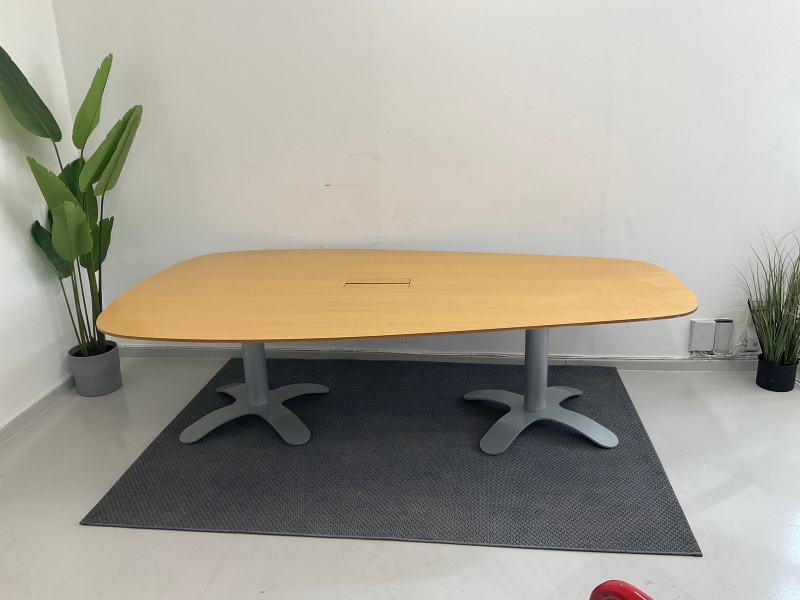
#> input picture Resources/konferansebord.jpg, 1600 x 1200 px (shown at 1/2 size)
$ python chapter6.py
#> lines starting #> are read from the running program, lines starting #| are printed output that depends on the picture
import cv2

import numpy as np

"""
    It takes an array of images, and stacks them horizontally and vertically to create a single image

    :param scale: This is the scale at which we want to resize the images
    :param imgArray: This is the array of images that we want to stack
    :return: the stacked images.

"""

def stackImages(scale, imgArray):

    # Getting the number of rows in the array.
    rows = len(imgArray)

    # Getting the number of columns in the array.
    cols = len(imgArray[0])

    # It checks if the first element in the array is a list.
    rowsAvailable = isinstance(imgArray[0], list)

    # Getting the width of the first image in the array.
    width = imgArray[0][0].shape[1]

    # Getting the height of the first image in the array.
    height = imgArray[0][0].shape[0]

    # Checking if the first element in the array is a list.
    if rowsAvailable:

        # Looping through the rows in the array.
        for x in range(0, rows):

            # Looping through the columns in the array.
            for y in range(0, cols):

                # It checks if the shape of the image is the same as the shape of the first image in
                # the array.
                if imgArray[x][y].shape[:2] == imgArray[0][0].shape[:2]:

                    # It resizes the image to the width and height of the first image in the array.
                    imgArray[x][y] = cv2.resize(imgArray[x][y], (0, 0), None, scale, scale)

                else:
                    # It resizes the image to the width and height of the first image in the array.
                    imgArray[x][y] = cv2.resize(imgArray[x][y], (imgArray[0][0].shape[1], imgArray[0][0].shape[0]),
                                                None, scale, scale)

                # It checks if the image is a grayscale image, and if it is, it converts it to a BGR
                # image.
                if len(imgArray[x][y].shape) == 2:
                    imgArray[x][y] = cv2.cvtColor(imgArray[x][y], cv2.COLOR_GRAY2BGR)

        # It creates a blank image with the same width and height as the first image in the array.
        imageBlank = np.zeros((height, width, 3), np.uint8)

        # It creates a list with the same number of elements as the number of rows in the array.
        hor = [imageBlank] * rows

        # Looping through the rows in the array, and stacking the images horizontally.
        for x in range(0, rows):
            hor[x] = np.hstack(imgArray[x])

        # It stacks the images vertically.
        ver = np.vstack(hor)

    else:
        for x in range(0, rows):

           # It checks if the shape of the image is the same as the shape of the first image in the
           # array.
            if imgArray[x].shape[:2] == imgArray[0].shape[:2]:

                # It resizes the image to the width and height of the first image in the array.
                imgArray[x] = cv2.resize(imgArray[x], (0, 0), None, scale, scale)

            else:
                # It resizes the image to the width and height of the first image in the array.
                imgArray[x] = cv2.resize(imgArray[x], (imgArray[0].shape[1], imgArray[0].shape[0]), None, scale, scale)

            # It checks if the image is a grayscale image, and if it is, it converts it to a BGR
            # image.
            if len(imgArray[x].shape) == 2:
                imgArray[x] = cv2.cvtColor(imgArray[x], cv2.COLOR_GRAY2BGR)

        # It stacks the images horizontally.
        hor = np.hstack(imgArray)

        # Assigning the value of hor to ver.
        ver = hor

    # It returns the stacked images.
    return ver


# Reading the image from the path and storing it in the variable img.
img = cv2.imread("../Resources/konferansebord.jpg")
#> img is the input picture: shape (1200, 1600, 3); mean B, G, R 149.3, 160.3, 164.3

# It converts the image to a grayscale image.
imgGray = cv2.cvtColor(img, cv2.COLOR_BGR2GRAY)
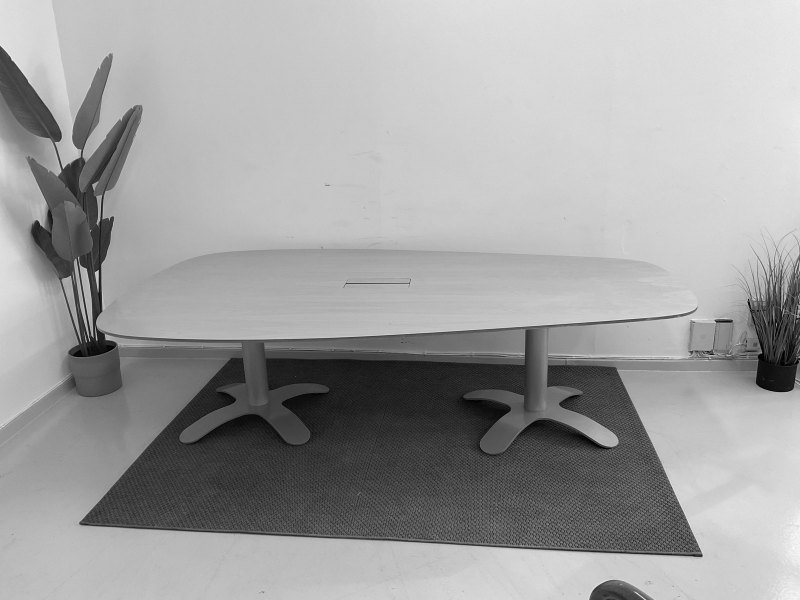
#> imgGray: shape (1200, 1600) (shown at 1/2 size); min 0, max 251, mean 160.2

# Stacking the images horizontally and vertically.
imgStack = stackImages(0.5, ([img, imgGray, img], [img, img, img]))
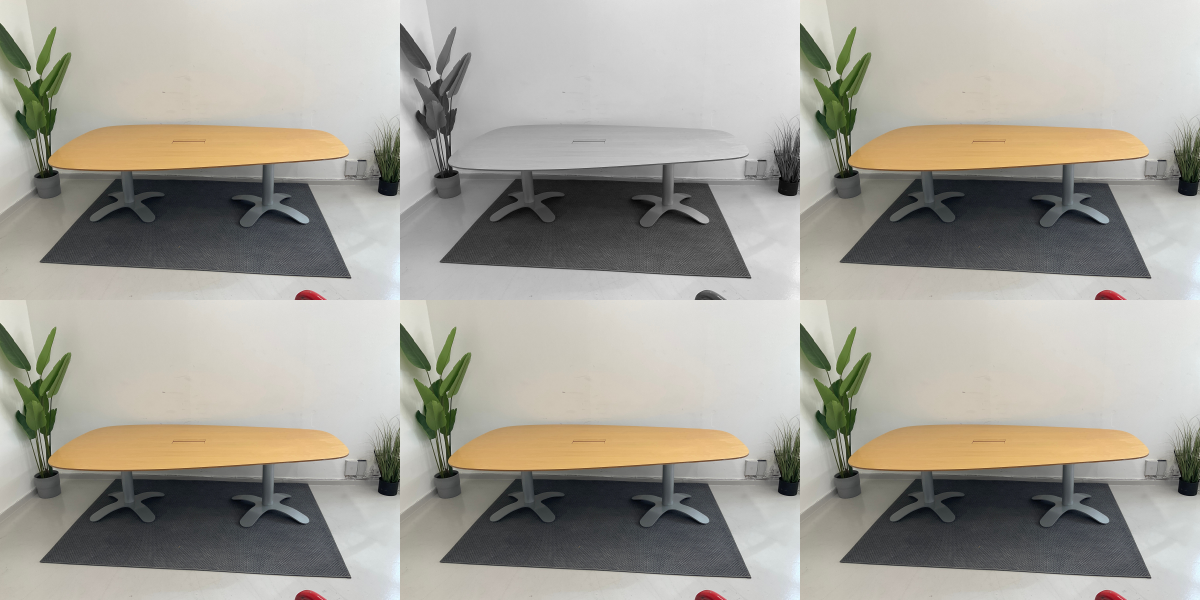
#> imgStack: shape (1200, 2400, 3) (shown at 1/2 size); mean B, G, R 151.2, 160.4, 163.7

# Stacking the image horizontally.
# imgHor = np.hstack((img, img))

# It stacks the image vertically.
# imgVer = np.vstack((img, img))

# It shows the image.
# cv2.imshow("Horizontal", imgHor)
# cv2.imshow("Vertical", imgVer)

cv2.imshow("ImageStack",imgStack)

# It waits for a key to be pressed.
cv2.waitKey(0)

$ run again, with Resources/family.png saved as Resources/konferansebord.jpg
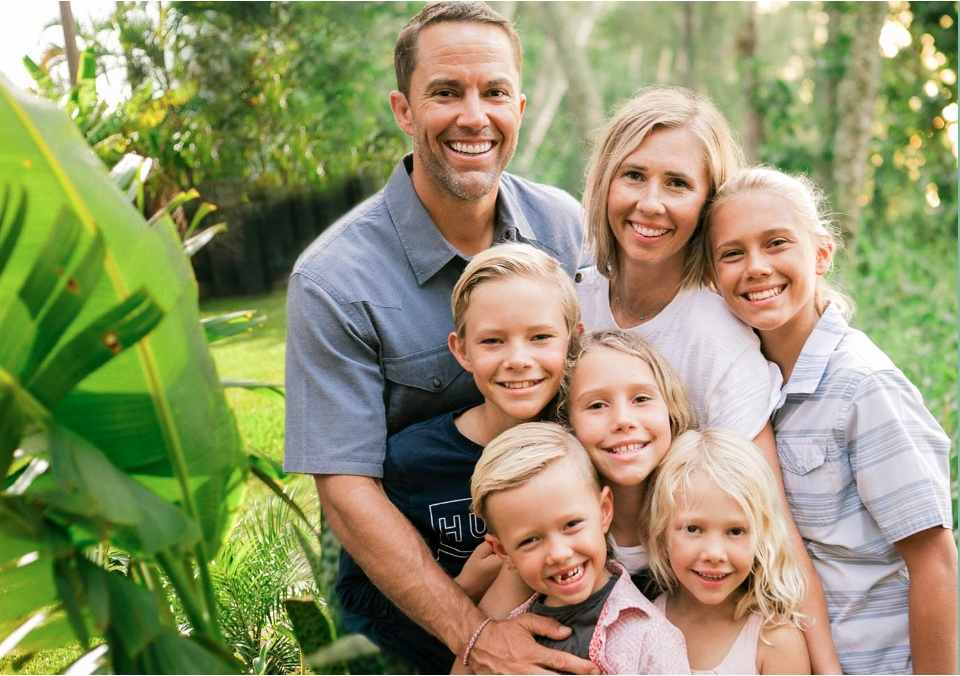
#> input picture Resources/family.png, 960 x 676 px
#> img is the input picture: shape (676, 960, 3); mean B, G, R 107.9, 147.7, 147.4
#> `imgGray = cv2.cvtColor(img, cv2.COLOR_BGR2GRAY)`:
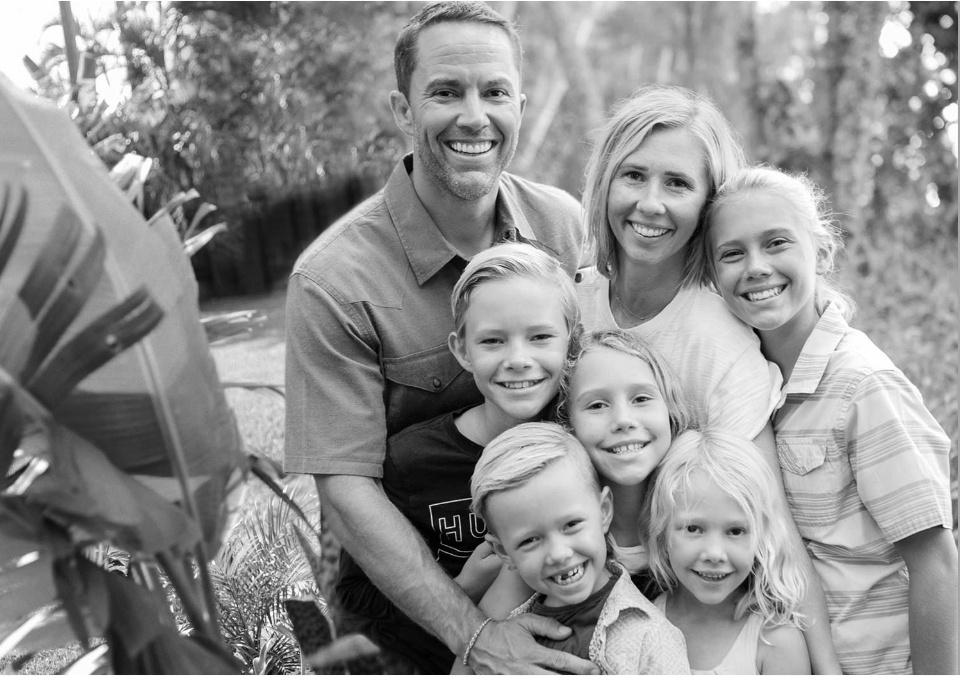
#> imgGray: shape (676, 960); min 0, max 255, mean 143.1
#> `imgStack = stackImages(0.5, ([img, imgGray, img], [img, img, img]))`:
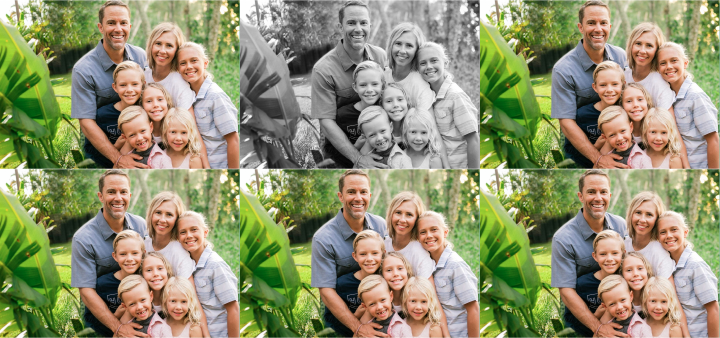
#> imgStack: shape (676, 1440, 3) (shown at 1/2 size); mean B, G, R 113.9, 147.1, 146.8
